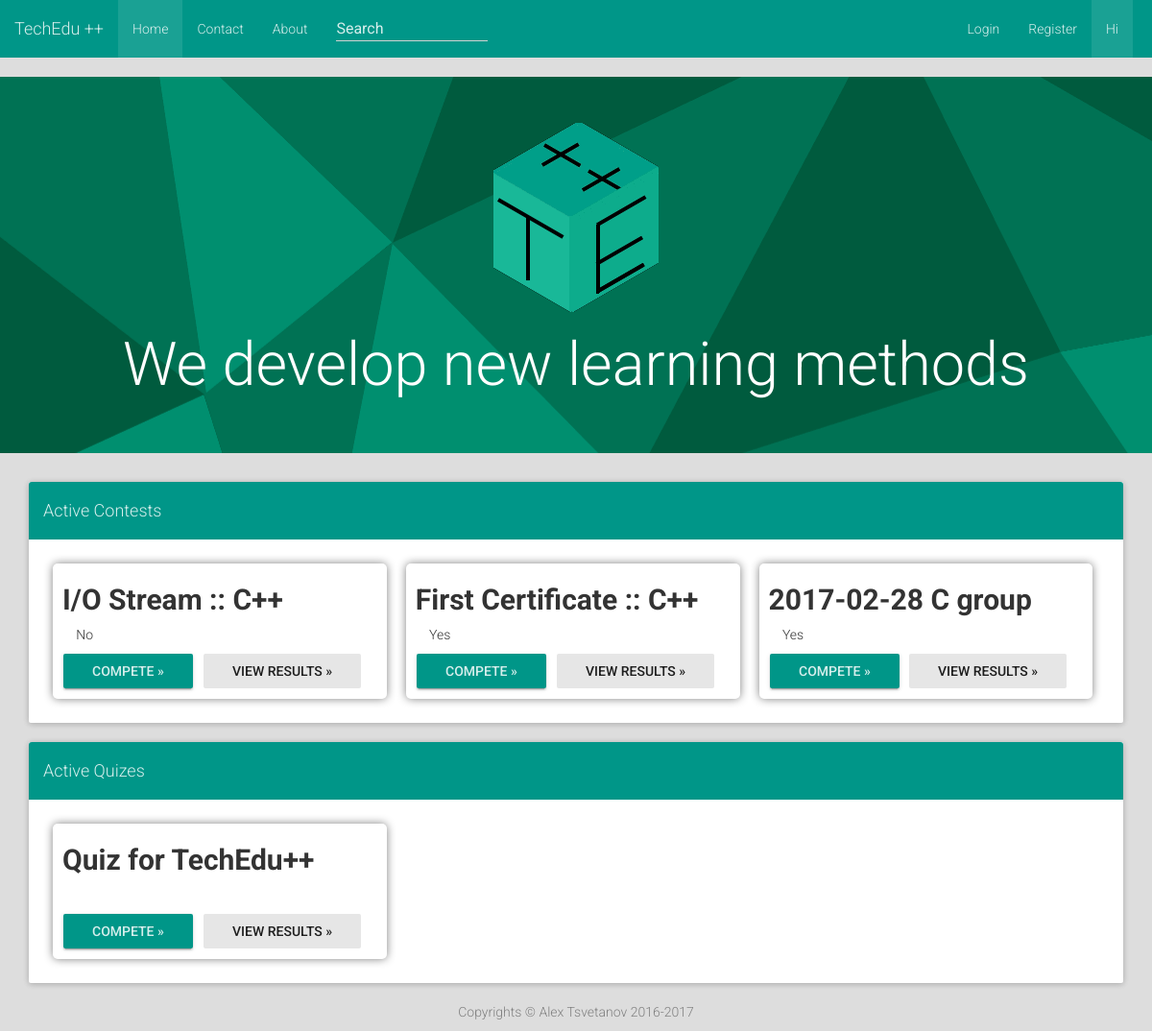
The page / on the database its author committed.
### tables this page shows
CREATE TABLE `Contests` (
  `ID` text NOT NULL,
  `Name` text NOT NULL,
  `Link` text NOT NULL,
  `Tasks` text NOT NULL,
  `Langs` text NOT NULL,
  `MaxPoints` text NOT NULL,
  `Certify` tinyint(2) NOT NULL DEFAULT '0'
);

CREATE TABLE `Quizes` (
  `ID` text NOT NULL,
  `Link` varchar(150) NOT NULL,
  `Tasks` text NOT NULL,
  `Name` text NOT NULL
);

### lib/mysql.php (called while the page is built, shortened)
<?php
	class MySQL
	{
		public  $servername = "localhost";
		private $username = "root";
		private $password = "tts2002";
		public $conn;
		function __construct (string $dbname_param)
		{
			$this->dbname = $dbname_param;
			$this->conn = new mysqli ($this->servername, $this->username, $this->password, $this->dbname);
		}
		function query (string $command)
		{
			return ($this->conn->query ($command));
		}
	}
?>

### lib/get/contests.php (the view, shortened to what this page needs)
<?php
	include_once ($_SERVER["DOCUMENT_ROOT"] . "/lib/mysql.php");
	$dbname = "judge";
	$conn = new MySQL ($dbname);
	$sql = "SELECT * FROM Contests";
	$result = $conn->query($sql);
	if ($result->num_rows > 0)
	{
		while($row = $result->fetch_assoc())
		{
			echo '<div class="col-md-4"><h2 id="' . $row["ID"] . '">' . $row["Name"] . '</h2><span data-toggle="tooltip" data-placement="left" title="Is this constest for a certificate?" data-original-title="Is this constest for a certificate?"><i class="fa fa-trophy" aria-hidden="true"></i> ' . (($row["Certify"] == 0)?"No":"Yes") . '</button><br><a href="' . $row["Link"] . '" role="button" class="btn btn-raised btn-success">Compete »</a>' . '<a href="' . $row["Link"] . '/results" role="button" class="btn btn-default active">View results »</a></div>';
		}
	}
?>

### lib/get/quizes.php (shortened to what this page needs)
<?php
	include_once ($_SERVER["DOCUMENT_ROOT"] . "/lib/mysql.php");
	$dbname = "judge";
	$conn = new MySQL ($dbname);
	$sql = "SELECT * FROM Quizes";
	$result = $conn->query($sql);
	if ($result->num_rows > 0)
	{
		while($row = $result->fetch_assoc())
		{
			echo '<div class="col-md-4"><h2 id="' . $row["ID"] . '">' . $row["Name"] . '</h2><br><a href="' . $row["Link"] . '" role="button" class="btn btn-raised btn-success">Compete »</a>' . '<a href="' . $row["Link"] . '/results" role="button" class="btn btn-default active">View results »</a></div>';
		}
	}
?>

### css/extension.css (style rules this page uses)
.col-md-4 { border-radius: 5px !important; box-shadow: 0 0 10px #808080; margin: 10px; padding: 1px 10px 1px; }
.col-md-4 h2 { font-weight: bold; }
.btn.btn-success, .btn.btn-success:hover, .btn.btn-success:focus { background-color: #009688 !important; margin-right: 10px; }
body { background-color: #DDD !important; }

### rows shown on the page
contests: Name "I/O Stream :: C++", Certify "No"
contests: Name "First Certificate :: C++", Certify "Yes"
contests: Name "2017-02-28 C group", Certify "Yes"
quizes: Name "Quiz for TechEdu++"
